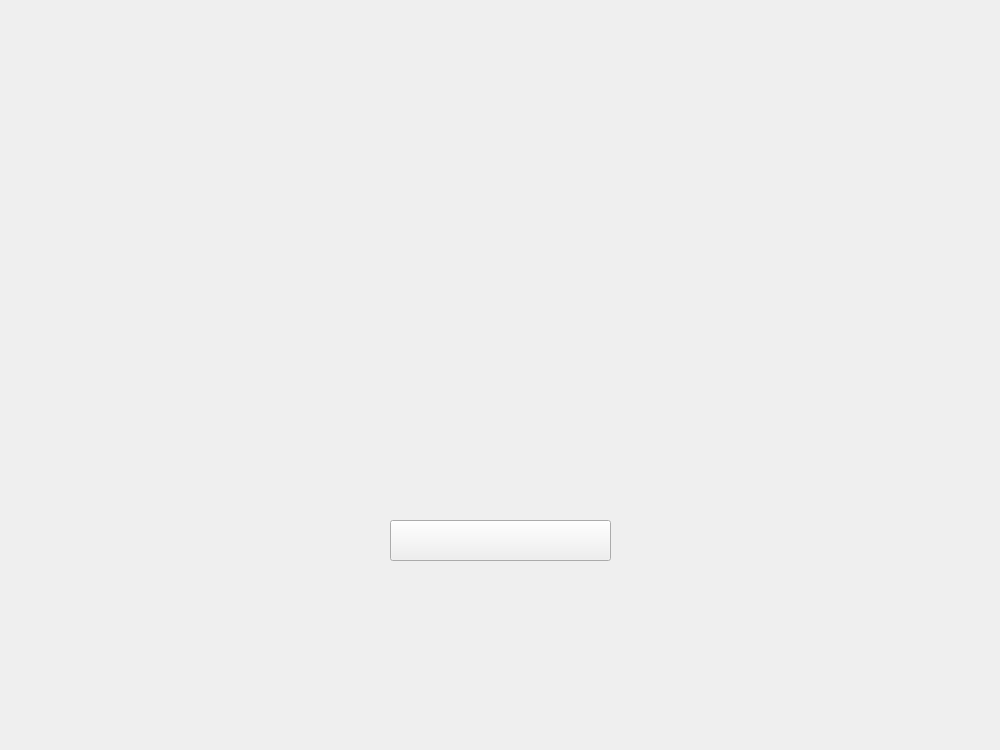
<?xml version="1.0" encoding="UTF-8"?>
<ui version="4.0">
 <class>MainWindow</class>
 <widget class="QMainWindow" name="MainWindow">
  <property name="geometry">
   <rect>
    <x>0</x>
    <y>0</y>
    <width>1000</width>
    <height>750</height>
   </rect>
  </property>
  <property name="windowTitle">
   <string>MainWindow</string>
  </property>
  <widget class="QWidget" name="centralwidget">
   <widget class="QLabel" name="Back">
    <property name="geometry">
     <rect>
      <x>0</x>
      <y>0</y>
      <width>1001</width>
      <height>751</height>
     </rect>
    </property>
    <property name="text">
     <string/>
    </property>
    <property name="pixmap">
     <pixmap>Combat/Outils/Defaite.png</pixmap>
    </property>
    <property name="scaledContents">
     <bool>false</bool>
    </property>
   </widget>
   <widget class="QPushButton" name="Sortir">
    <property name="geometry">
     <rect>
      <x>390</x>
      <y>520</y>
      <width>221</width>
      <height>41</height>
     </rect>
    </property>
    <property name="text">
     <string/>
    </property>
   </widget>
  </widget>
 </widget>
 <resources/>
 <connections/>
</ui>
